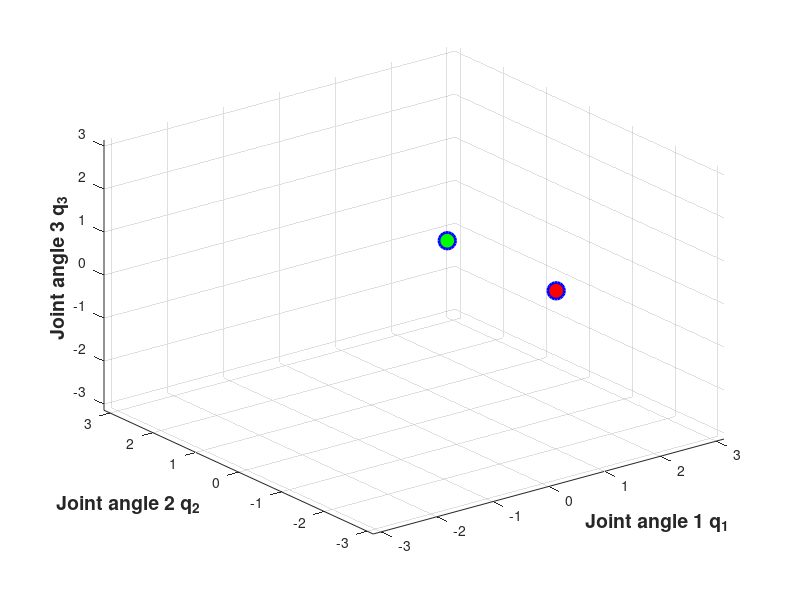

Source code (MATLAB): (Note: this script raises an error after producing the figure.)
clear;
clc;
close all;

addpath('./');
addpath('./kinematics');
addpath('./visualization');

% Set RRT parameters and select variant of RRT planner
rrt_variant     = 'goal_directed';
numberOfSamples = 8000;
stepSize        = 0.03;
goalProbability = 0.1;
errorThreshold  = 0.3;
epsilon = 0.0001;
steps = 3000;

% Set initial configuration q_init (in joint space)
ql = [2 2 1];

% Set initial and goal configuration
q       = [1.5707; -1.2708; 0];
q_init  = q;
q_goal  = [1.5707; 1.2708; 0];

% Load scene data
%file = 'file2.scene';
%obst = load(file);     % data in format [tx, ty, theta, dim_x, dim_y]

% Initialize tree, store as array of size 3 x n
G = [q];
E = [1];

qSum = [];
X = [];

% Start timing
tic

% Mark initial configuration
plot3(G(1,1), G(2,1), G(3,1), 'ro', 'LineWidth',2, 'MarkerEdgeColor','b',...
    'MarkerFaceColor','r','MarkerSize',12);
grid on; hold on;

% Mark goal configuration in case of goal directed RRTs
plot3(q_goal(1), q_goal(2), q_goal(3), 'go', 'LineWidth',2, 'MarkerEdgeColor','b',...
    'MarkerFaceColor','g', 'MarkerSize',12)

% Add labels to axes
xlabel('Joint angle 1 q_1','fontsize',14,'fontweight','b')
ylabel('Joint angle 2 q_2','fontsize',14,'fontweight','b')
zlabel('Joint angle 3 q_3','fontsize',14,'fontweight','b')
axis([-pi pi -pi pi -pi pi]);

while(size(G,2) < numberOfSamples)
    % Sample random configuration

    % move towards goal with probability goalProbability
    if(rand() < goalProbability)
        q_rand = q_goal;
    else
        q_rand = [rand(); rand(); rand()] * 2 * pi - pi;
    end

    % Find nearest point in already grown tree
    index =  getNearest(G', q_rand);
    q_near = G(:, index);
        
    % Move from q_near towards q_rand
    dq1 = q_rand(1) - q_near(1);
    dq2 = q_rand(2) - q_near(2);
    dq3 = q_rand(3) - q_near(3);
    
    dq = [dq1; dq2; dq3];
    
    q_step = q_near + stepSize * (dq/norm(dq));
    
    % Compute workspace position of the candidate
    x = fk(q_step, ql)';
    
    % Compute the error given the following constraint
    dy      = norm(2.8868 - x(2));
    dy_prev = inf;
    
    % If there is non-zero error, drive q_near closer to the constraint
    % Utilize forward retraction approach
    q_new = q_step;
    
    i = 0;
    while(norm(dy) > epsilon)
      i = i+1;
      if i > steps
        break
      end
      
      % Close to singularities, the pseudo-inverse may become
      % unstable. To resolve this, we discard samples when the
      % magnitude of adjustment exceeds the original displacement.
      if(norm(q_step - q_new) > norm(q_new - q_near))
        q_step = q_new;
        break;
      end
      
      % Recompute end effector position
      x = fk(q_step, ql)';

      % Recompute current error
      dx      = 0;
      dy      = norm(2.8868 - x(2));
      dtheta  = 0;
      dError  = [dx; dy; dtheta];

      % Recompute velocities
      vx = dx;
      vy = dy;
      w  = dtheta;
      xDot    = [vx; vy; w];
      xDot = stepSize * xDot;

      % Recompute Jacobian
      J = armJacobian(q_step, ql);
      
      % Update joint velocities
      qDot = inv(J) * xDot;
      q_step = q_step - stepSize* qDot;    
    end
    
    % Append q_step to tree --> no collision checks needed, since we use an
    % open environment without obstacles
    % Only add if dy is not too big
    if(dy < 2*errorThreshold)
        G = [G, q_step];
        E(length(E) + 1) = index;       % store index of q_near as parent
    end
    
    if(~mod(length(G), 10))
        disp(['Added node ', num2str(length(G)), ' to tree']);
    end
    
    % Use a workspace error threshold
    if(norm(fk(q_step, ql) - fk(q_goal, ql)) < errorThreshold)
        disp(['Goal found']);
        break;
    end
    
    % Plot new data in 3D space
    plot3(G(1,end), G(2,end), G(3,end), 'bx');
    
    % Draw random sampled config and taken step
%     h_old = plot3(q_rand(1), q_rand(2), q_rand(3), 'bo',...
%         'LineWidth',2,...
%         'MarkerEdgeColor','b',...
%         'MarkerFaceColor','b',...
%         'MarkerSize',12); hold on;
    
    % Plot edges of tree
% 	Xedge = [G(1, end), G(1, E(end))];
%     Yedge = [G(2, end), G(2, E(end))];
%     Zedge = [G(3, end), G(3, E(end))];
%     line(Xedge, Yedge, Zedge);
    
    pause(0.01);
%     delete(h_old);
end

% End timing
toc

%% Reconstruct path and animate it and/or create video
vidoe = false;
file = '';

if(strcmp(rrt_variant, 'baseline'))
    % Pick random node on tree and move arm back to start position
    %q_goal = G(1:3, randi(length(G)));    
    q_last = G(1:3, end); 
elseif(strcmp(rrt_variant, 'goal_directed') || strcmp(rrt_variant, 'goal_connect'))
    % Pick last node added to tree, i.e. goal configuration
    q_last = G(1:3, end);
end

qSum = q_last;

% Reconstruct path taken
i = length(G);

while(i > 1)
    i = E(i);
    qSum = [qSum G(1:3, i)];
end

if(strcmp(rrt_variant, 'baseline'))
    drawScene(file, qSum', ql, '', fk(q_init, ql), fk(q_goal, ql));
elseif(strcmp(rrt_variant, 'goal_directed') || strcmp(rrt_variant, 'goal_connect'))
    drawScene(file, qSum', ql, 'test', fk(q_init, ql), fk(q_goal, ql));
end

%% Draw tree
% Plot data in 3D space
plot3(G(1,:), G(2,:), G(3,:), 'bx');
grid on; hold on;

% Mark initial configuration
plot3(G(1,1), G(2,1), G(3,1), 'ro',...
    'LineWidth',2,...
    'MarkerEdgeColor','b',...
    'MarkerFaceColor','r',...
    'MarkerSize',12)

% Mark goal configuration in case of goal directed RRTs
if(strcmp(rrt_variant, 'goal_directed'))
    plot3(q_goal(1), q_goal(2), q_goal(3), 'go',...
        'LineWidth',2,...
        'MarkerEdgeColor','b',...
        'MarkerFaceColor','g',...
        'MarkerSize',12)
end

% Plot edges of tree
% for i = 1:1:length(E)
%     X = [G(1, i), G(1, E(i))];
%     Y = [G(2, i), G(2, E(i))];
%     Z = [G(3, i), G(3, E(i))];
%     line(X, Y, Z);
% end

% Add labels to axes
xlabel('Joint angle 1 q_1','fontsize',14,'fontweight','b')
ylabel('Joint angle 2 q_2','fontsize',14,'fontweight','b')
zlabel('Joint angle 3 q_3','fontsize',14,'fontweight','b')
    
%% Prepare tree for video - call createVideo(tree, 'filename', step)
tree = zeros(length(E), 6);

for i = 1:1:length(E)
    tree(i, :) = [G(1:3, i)', G(1:3, E(i))'];
end

createVideo(tree, 'filename', 2)